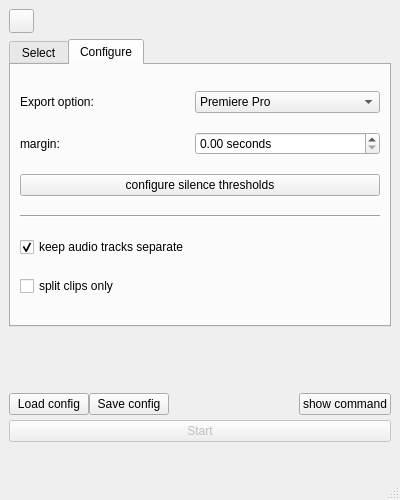
<?xml version="1.0" encoding="UTF-8"?>
<ui version="4.0">
 <class>BatchEditor</class>
 <widget class="QMainWindow" name="BatchEditor">
  <property name="geometry">
   <rect>
    <x>0</x>
    <y>0</y>
    <width>400</width>
    <height>500</height>
   </rect>
  </property>
  <property name="minimumSize">
   <size>
    <width>400</width>
    <height>500</height>
   </size>
  </property>
  <property name="windowTitle">
   <string>Batch Editor</string>
  </property>
  <property name="documentMode">
   <bool>false</bool>
  </property>
  <widget class="QWidget" name="centralwidget">
   <layout class="QVBoxLayout" name="verticalLayout_2">
    <item>
     <widget class="QToolButton" name="helpButton">
      <property name="enabled">
       <bool>true</bool>
      </property>
      <property name="sizePolicy">
       <sizepolicy hsizetype="Fixed" vsizetype="Fixed">
        <horstretch>0</horstretch>
        <verstretch>0</verstretch>
       </sizepolicy>
      </property>
      <property name="autoFillBackground">
       <bool>false</bool>
      </property>
      <property name="text">
       <string/>
      </property>
      <property name="icon">
       <iconset theme="QIcon::ThemeIcon::HelpAbout"/>
      </property>
      <property name="iconSize">
       <size>
        <width>17</width>
        <height>17</height>
       </size>
      </property>
      <property name="autoRepeat">
       <bool>false</bool>
      </property>
      <property name="popupMode">
       <enum>QToolButton::ToolButtonPopupMode::InstantPopup</enum>
      </property>
     </widget>
    </item>
    <item>
     <widget class="QTabWidget" name="tabWidget">
      <property name="sizePolicy">
       <sizepolicy hsizetype="Expanding" vsizetype="Expanding">
        <horstretch>0</horstretch>
        <verstretch>0</verstretch>
       </sizepolicy>
      </property>
      <property name="currentIndex">
       <number>1</number>
      </property>
      <property name="documentMode">
       <bool>false</bool>
      </property>
      <widget class="QWidget" name="selectionTab">
       <attribute name="title">
        <string>Select</string>
       </attribute>
       <layout class="QVBoxLayout" name="verticalLayout">
        <item>
         <layout class="QGridLayout" name="gridLayout_3">
          <property name="verticalSpacing">
           <number>46</number>
          </property>
          <item row="3" column="1">
           <widget class="QLabel" name="totalLength">
            <property name="text">
             <string>0 min total</string>
            </property>
            <property name="alignment">
             <set>Qt::AlignmentFlag::AlignCenter</set>
            </property>
           </widget>
          </item>
          <item row="1" column="0" colspan="3">
           <widget class="Line" name="line_2">
            <property name="orientation">
             <enum>Qt::Orientation::Horizontal</enum>
            </property>
           </widget>
          </item>
          <item row="3" column="0">
           <widget class="QLabel" name="totalLengthToEdit">
            <property name="text">
             <string>0 min to edit</string>
            </property>
            <property name="alignment">
             <set>Qt::AlignmentFlag::AlignCenter</set>
            </property>
           </widget>
          </item>
          <item row="2" column="0">
           <widget class="QLabel" name="filesToEdit">
            <property name="text">
             <string>0 files to edit</string>
            </property>
            <property name="alignment">
             <set>Qt::AlignmentFlag::AlignCenter</set>
            </property>
           </widget>
          </item>
          <item row="2" column="1">
           <widget class="QLabel" name="filesFound">
            <property name="sizeIncrement">
             <size>
              <width>107</width>
              <height>0</height>
             </size>
            </property>
            <property name="baseSize">
             <size>
              <width>38</width>
              <height>0</height>
             </size>
            </property>
            <property name="text">
             <string>0 files found</string>
            </property>
            <property name="alignment">
             <set>Qt::AlignmentFlag::AlignCenter</set>
            </property>
           </widget>
          </item>
          <item row="0" column="0" colspan="3">
           <layout class="QHBoxLayout" name="horizontalLayout_4">
            <property name="spacing">
             <number>11</number>
            </property>
            <property name="leftMargin">
             <number>7</number>
            </property>
            <property name="rightMargin">
             <number>3</number>
            </property>
            <property name="bottomMargin">
             <number>0</number>
            </property>
            <item>
             <widget class="QPushButton" name="selectRootDirectoryButton">
              <property name="toolTip">
               <string>Browse and select the base folder containing the videos you want to process</string>
              </property>
              <property name="text">
               <string>select root directory</string>
              </property>
             </widget>
            </item>
            <item>
             <widget class="QLineEdit" name="rootDirectoryLabel">
              <property name="readOnly">
               <bool>true</bool>
              </property>
              <property name="placeholderText">
               <string>no directory selected</string>
              </property>
              <property name="cursorMoveStyle">
               <enum>Qt::CursorMoveStyle::LogicalMoveStyle</enum>
              </property>
             </widget>
            </item>
           </layout>
          </item>
          <item row="2" column="2">
           <widget class="QPushButton" name="editSelectedFilesButton">
            <property name="enabled">
             <bool>false</bool>
            </property>
            <property name="toolTip">
             <string>Open the file list to manually enable/disable certain videos from the batch</string>
            </property>
            <property name="text">
             <string>edit selected files</string>
            </property>
            <property name="checkable">
             <bool>false</bool>
            </property>
            <property name="checked">
             <bool>false</bool>
            </property>
            <property name="flat">
             <bool>false</bool>
            </property>
           </widget>
          </item>
         </layout>
        </item>
       </layout>
      </widget>
      <widget class="QWidget" name="optionsTab">
       <attribute name="title">
        <string>Configure</string>
       </attribute>
       <layout class="QHBoxLayout" name="horizontalLayout">
        <item>
         <layout class="QGridLayout" name="optionsGrid" rowstretch="0,0,0,0,0,0" columnstretch="0,0">
          <property name="sizeConstraint">
           <enum>QLayout::SizeConstraint::SetDefaultConstraint</enum>
          </property>
          <property name="verticalSpacing">
           <number>2</number>
          </property>
          <item row="1" column="1">
           <widget class="QDoubleSpinBox" name="marginSpinbox">
            <property name="toolTip">
             <string>control how many seconds of padding are kept around each loud segment. </string>
            </property>
            <property name="suffix">
             <string> seconds</string>
            </property>
            <property name="singleStep">
             <double>0.500000000000000</double>
            </property>
           </widget>
          </item>
          <item row="1" column="0">
           <widget class="QLabel" name="marginLabel">
            <property name="toolTip">
             <string>control how many seconds of padding are kept around each loud segment. </string>
            </property>
            <property name="text">
             <string>margin:</string>
            </property>
            <property name="alignment">
             <set>Qt::AlignmentFlag::AlignLeading|Qt::AlignmentFlag::AlignLeft|Qt::AlignmentFlag::AlignVCenter</set>
            </property>
            <property name="margin">
             <number>3</number>
            </property>
           </widget>
          </item>
          <item row="0" column="0">
           <widget class="QLabel" name="exportOptionLabel">
            <property name="toolTip">
             <string>choose the NLE you want to export for.</string>
            </property>
            <property name="text">
             <string>Export option:</string>
            </property>
            <property name="alignment">
             <set>Qt::AlignmentFlag::AlignLeading|Qt::AlignmentFlag::AlignLeft|Qt::AlignmentFlag::AlignVCenter</set>
            </property>
            <property name="margin">
             <number>3</number>
            </property>
           </widget>
          </item>
          <item row="2" column="0" colspan="2">
           <widget class="QPushButton" name="multitrackTuningButton">
            <property name="enabled">
             <bool>true</bool>
            </property>
            <property name="sizePolicy">
             <sizepolicy hsizetype="Minimum" vsizetype="Maximum">
              <horstretch>0</horstretch>
              <verstretch>0</verstretch>
             </sizepolicy>
            </property>
            <property name="toolTip">
             <string>&lt;html&gt;&lt;head/&gt;&lt;body&gt;&lt;p&gt;Configure silence detection thresholds for individual audio tracks. The threshold determines the percentage of volume from which auto-editor considers loudness. A 0% threshold means the entire video is loud and no cuts will be made. On the other hand, a 100% threshold means the entire video is considered silent and results in an empty timeline&lt;/p&gt;&lt;/body&gt;&lt;/html&gt;</string>
            </property>
            <property name="text">
             <string>configure silence thresholds</string>
            </property>
           </widget>
          </item>
          <item row="3" column="0" colspan="2">
           <widget class="Line" name="line">
            <property name="orientation">
             <enum>Qt::Orientation::Horizontal</enum>
            </property>
           </widget>
          </item>
          <item row="4" column="0">
           <widget class="QCheckBox" name="separateTracks">
            <property name="toolTip">
             <string>Don't merge the audio tracks</string>
            </property>
            <property name="text">
             <string>keep audio tracks separate</string>
            </property>
            <property name="checked">
             <bool>true</bool>
            </property>
           </widget>
          </item>
          <item row="5" column="0">
           <widget class="QCheckBox" name="splitOnly">
            <property name="sizePolicy">
             <sizepolicy hsizetype="Fixed" vsizetype="Fixed">
              <horstretch>0</horstretch>
              <verstretch>0</verstretch>
             </sizepolicy>
            </property>
            <property name="sizeIncrement">
             <size>
              <width>0</width>
              <height>0</height>
             </size>
            </property>
            <property name="toolTip">
             <string>create a sequence with cuts but don't delete the silent clips</string>
            </property>
            <property name="text">
             <string>split clips only</string>
            </property>
           </widget>
          </item>
          <item row="0" column="1">
           <widget class="QComboBox" name="exportSelector">
            <property name="toolTip">
             <string>choose the NLE you want to export for.</string>
            </property>
            <item>
             <property name="text">
              <string>Premiere Pro</string>
             </property>
            </item>
            <item>
             <property name="text">
              <string>Da Vinci Resolve</string>
             </property>
            </item>
            <item>
             <property name="text">
              <string>Final Cut Pro</string>
             </property>
            </item>
            <item>
             <property name="text">
              <string>ShotCut</string>
             </property>
            </item>
            <item>
             <property name="text">
              <string>Kdenlive</string>
             </property>
            </item>
            <item>
             <property name="text">
              <string>clip sequence</string>
             </property>
            </item>
           </widget>
          </item>
         </layout>
        </item>
       </layout>
      </widget>
     </widget>
    </item>
    <item>
     <spacer name="verticalSpacer">
      <property name="orientation">
       <enum>Qt::Orientation::Vertical</enum>
      </property>
      <property name="sizeType">
       <enum>QSizePolicy::Policy::Minimum</enum>
      </property>
      <property name="sizeHint" stdset="0">
       <size>
        <width>20</width>
        <height>60</height>
       </size>
      </property>
     </spacer>
    </item>
    <item>
     <layout class="QGridLayout" name="gridLayout_2">
      <property name="bottomMargin">
       <number>27</number>
      </property>
      <property name="horizontalSpacing">
       <number>0</number>
      </property>
      <property name="verticalSpacing">
       <number>5</number>
      </property>
      <item row="0" column="3">
       <widget class="QPushButton" name="showCommandButton">
        <property name="enabled">
         <bool>true</bool>
        </property>
        <property name="sizePolicy">
         <sizepolicy hsizetype="Fixed" vsizetype="Fixed">
          <horstretch>0</horstretch>
          <verstretch>0</verstretch>
         </sizepolicy>
        </property>
        <property name="toolTip">
         <string>Preview and copy the underlying auto-editor terminal command</string>
        </property>
        <property name="text">
         <string>show command</string>
        </property>
       </widget>
      </item>
      <item row="1" column="0" colspan="4">
       <widget class="QPushButton" name="startButton">
        <property name="enabled">
         <bool>false</bool>
        </property>
        <property name="sizePolicy">
         <sizepolicy hsizetype="MinimumExpanding" vsizetype="Fixed">
          <horstretch>0</horstretch>
          <verstretch>0</verstretch>
         </sizepolicy>
        </property>
        <property name="toolTip">
         <string>Start batch processing over all selected videos using the current configuration</string>
        </property>
        <property name="text">
         <string>Start</string>
        </property>
       </widget>
      </item>
      <item row="0" column="1">
       <widget class="QPushButton" name="saveConfigButton">
        <property name="enabled">
         <bool>true</bool>
        </property>
        <property name="sizePolicy">
         <sizepolicy hsizetype="Fixed" vsizetype="Fixed">
          <horstretch>0</horstretch>
          <verstretch>0</verstretch>
         </sizepolicy>
        </property>
        <property name="toolTip">
         <string>Save your current configuration layout and choices to a text file</string>
        </property>
        <property name="text">
         <string>Save config</string>
        </property>
       </widget>
      </item>
      <item row="0" column="0">
       <widget class="QPushButton" name="loadConfigButton">
        <property name="enabled">
         <bool>true</bool>
        </property>
        <property name="sizePolicy">
         <sizepolicy hsizetype="Fixed" vsizetype="Fixed">
          <horstretch>0</horstretch>
          <verstretch>0</verstretch>
         </sizepolicy>
        </property>
        <property name="toolTip">
         <string>Restore your previously saved configurations from a text file</string>
        </property>
        <property name="text">
         <string>Load config</string>
        </property>
       </widget>
      </item>
      <item row="0" column="2">
       <spacer name="horizontalSpacer">
        <property name="orientation">
         <enum>Qt::Orientation::Horizontal</enum>
        </property>
        <property name="sizeHint" stdset="0">
         <size>
          <width>40</width>
          <height>20</height>
         </size>
        </property>
       </spacer>
      </item>
     </layout>
    </item>
   </layout>
  </widget>
  <widget class="QStatusBar" name="statusbar"/>
 </widget>
 <resources/>
 <connections/>
 <designerdata>
  <property name="gridDeltaX">
   <number>10</number>
  </property>
  <property name="gridDeltaY">
   <number>10</number>
  </property>
  <property name="gridSnapX">
   <bool>true</bool>
  </property>
  <property name="gridSnapY">
   <bool>true</bool>
  </property>
  <property name="gridVisible">
   <bool>true</bool>
  </property>
 </designerdata>
</ui>
